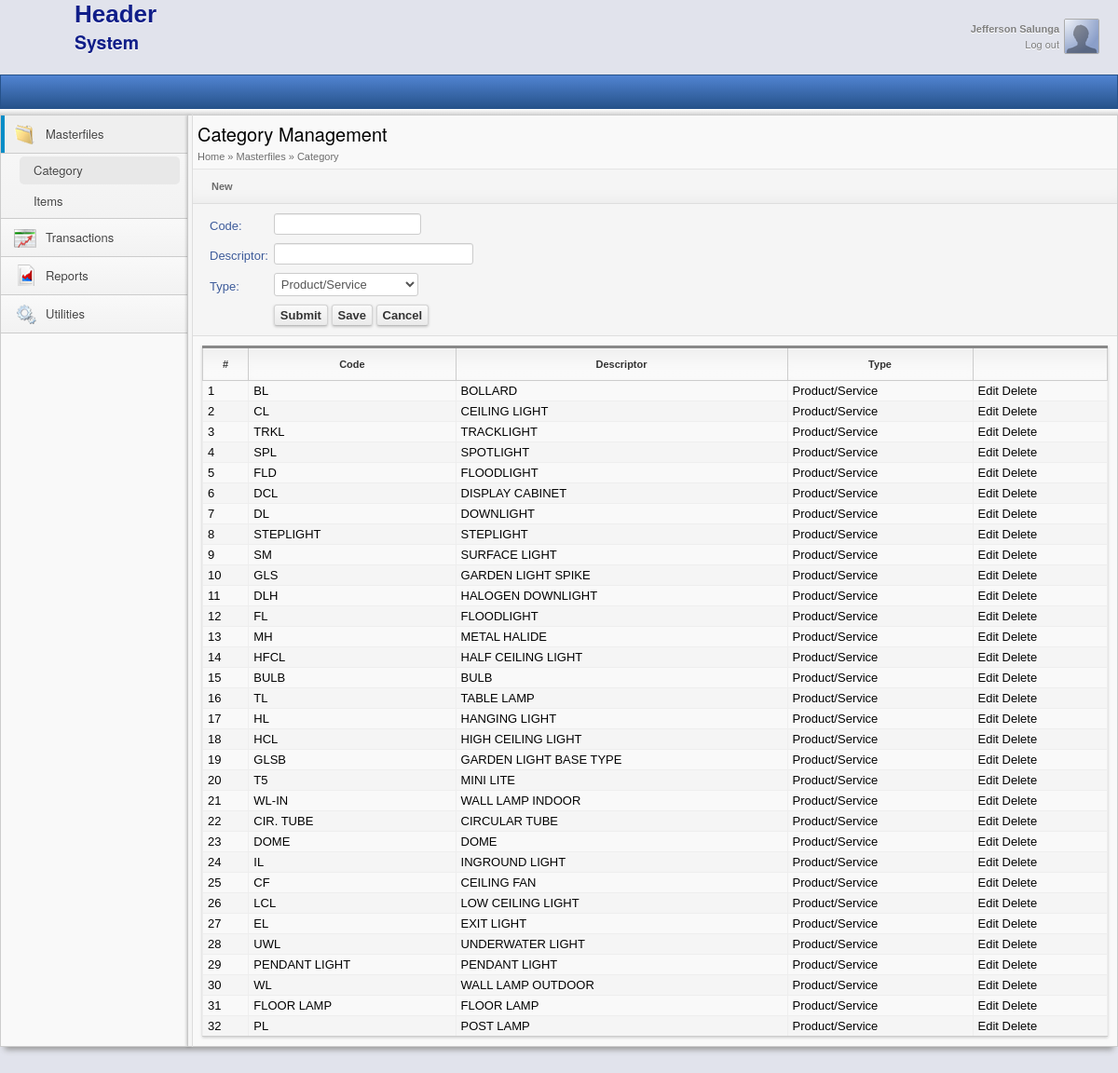
Screenshot of /www/masterfiles/category_0.php with the database file from the repository.
### tables this page shows
CREATE TABLE `category` (
  `code` char(20) DEFAULT '',
  `descriptor` char(50) DEFAULT '',
  `type` tinyint(4) DEFAULT '0',
  `id` char(32) NOT NULL,
  PRIMARY KEY (`id`),
  UNIQUE KEY `CODE` (`code`),
  KEY `DESCRIPTOR` (`descriptor`)
);

### classes/database.php (called while the page is built, shortened)
<?php
class MySQLDatabase {
	private $connection;
	public function open_connection() {
		$this->connection = mysql_connect(DB_SERVER, DB_USER, DB_PASS);
		if (!$this->connection) {
			die("Database connection failed: " . mysql_error());
		} else {
			$db_select = mysql_select_db(DB_NAME, $this->connection);
		}
	}
	public function query($sql) {
		$result = mysql_query($sql, $this->connection);
		return $result;
	}
  public function fetch_array($result_set) {
    return mysql_fetch_array($result_set);
  }
}
$database = new MySQLDatabase();
?>

### classes/database_object.php (called while the page is built, shortened)
<?php
require_once(ROOT.DS.'classes'.DS.'database.php');
class DatabaseObject {
	protected static $table_name="category";
	protected static $db_fields = array('id', 'code', 'descriptor', 'type');
	public static function find_all($order=NULL) {
		if(empty($order) || $order==NULL) {
			return static::find_by_sql("SELECT * FROM ".static::$table_name);
		} else {
			return static::find_by_sql("SELECT * FROM ".static::$table_name." ".$order);
		}
  	}
  	public static function find_by_sql($sql="") {
            global $database;
            $result_set = $database->query($sql);
            $object_array = array();
            while ($row = $database->fetch_array($result_set)) {
                $object_array[] = static::instantiate($row);
            }
            return $object_array;
        }
	private static function instantiate($record) {
        $object = new $class_object;
		foreach($record as $attribute=>$value){
		  if($object->has_attribute($attribute)) {
		    $object->$attribute = $value;
		  }
		}
		return $object;
	}
	private function has_attribute($attribute) {
	  return array_key_exists($attribute, $this->attributes());
	}
	protected function attributes() {
	  $attributes = array();
	  foreach(static::$db_fields as $field) {
	    if(property_exists($this, $field)) {
	      $attributes[$field] = $this->$field;
	    }
	  }
	  return $attributes;
	}
}
?>

### classes/model/class.category.php (called while the page is built, shortened)
<?php
require_once(ROOT.DS.'classes'.DS.'database.php');
class Category extends DatabaseObject{
	public $type;
	public function get_type_name() {
		if($this->type == 1) {
			return 'Product/Service';
		} else {
			return 'Expense';
		}
	}
}

### www/masterfiles/category_0.php (the view, shortened to what this page needs)
<!DOCTYPE html>
<html lang="en-ph">
<head>
<link rel="stylesheet" href="../css/bootstrap.css">
<link rel="stylesheet" href="../css/globals.css">
<link rel="stylesheet" href="../css/styles.css">
</head>
<body>
<div id="container">
	<header>
    	<div id="h-main">
			<div id="h-main-logo">
                <img src="../images/75x75.png" />
                <h1>Header</h1>
                <h2>System</h2>
            </div>
            <div id="h-main-user">
                <div>
                    <a href="#">Jefferson Salunga</a>
                    <a href="../../logout" class="logout">Log out</a>
                </div>
                <img src="../images/silhouette36.png" >
            </div>
        </div>
        <div style="clear: both; "/>
        <div id="h-nav">
        	<div id="h-nav-container"></div>
        </div>
        <div id="h-subnav">
        	<div id="h-subnav-container"></div>
        </div>
	</header>
    <div id="content">
    	<table>
        <tbody>
        	<tr>
            	<td>
                   	<nav class="main-nav">
          				<div id="menu1" class="nav active">
                        	<div class="bb">
	                        	<div class="Sj"></div>
								<div class="yb"></div>
								<div class="kk">Masterfiles</div>
                          	</div>
                            <ul class="fd">
                            	<li class="active"><a href="category">Category</a></li>
                                <li><a href="item">Items</a></li>
                            </ul>
                        </div>
                        <div id="menu2" class="nav">
                        	<div class="bb">
	                            <div class="Sj"></div>
								<div class="yb"></div>
								<div class="kk">Transactions</div>
                           	</div>
                        </div>
                        <div id="menu3" class="nav">
                        	<div class="bb">
	                        	<div class="Sj"></div>
								<div class="yb"></div>
								<div class="kk">Reports</div>
                           	</div>
                        </div>
                        <div id="menu4" class="nav">
                        	<div class="bb">
	                        	<div class="Sj"></div>
								<div class="yb"></div>
								<div class="kk">Utilities</div>
                            </div>
                        </div>
                   	</nav>
                </td>
                <td></td>
				<td>
                	<div id="c-content">
                    	<header>
                    		<h1>Category Management</h1>
                        </header>
                        <div id="breadcrum">
                        	<ul>
                            	<li><a href="#">Home</a></li>
                                <li><a href="#">Masterfiles</a></li>
                                <li>Category</li>
                            </ul>
                        </div>
                        <div id="c-content-toolbar">
                        	<button  id="frm-category-new" class="toolbar-minibutton" type="button" data-toggle="modal" data-target="#mdl-frm-category">New</button>
                        </div>
                        <div id="c-frm-container">
                        	<form id="frm-category" name="frm-category" class="table-model" data-table="category" action="" method="post">
                            	<table cellpadding="0" cellspacing="0" border="0">
                                	<tbody>
                                    	<tr>
                                        	<td><label for="code">Code:</label></td>
                                            <td><input type="text" id="code" name="code" maxlength="20" required /></td>
                                        </tr>
                                        <tr>
                                        	<td><label for="descriptor">Descriptor:</label></td>
                                            <td><input type="text" id="descriptor" name="descriptor" maxlength="50" /></td>
                                        </tr>
                                        <tr>
                                        	<td><label for="type">Type:</label></td>
                                            <td>
                                            	<select id="type" name="type" style="width:155px;">
                                            		<option value="1">Product/Service</option>
                                            	</select>
                                            </td>
                                        </tr>
                                        <tr>
                                        	<td></td>
                                            <td>
                                            	<button id="frm-btn-submit" class="minibutton">Submit</button>
				                            	<button id="frm-btn-save" class="minibutton" type="button">Save</button>
				                    			<button id="frm-btn-cancel" class="minibutton" type="button">Cancel</button>
                                            </td>
                                        </tr>
                                    </tbody>
                                </table>
                            </form>
                        </div>
                        <div id="c-content-tb-data">
                        	<table class="tb-category tb-data" bordercolor="#ccc" border="1">
                            	<thead>
                                	<tr>
										<th>#</th>
                                        <th>Code</th>
                                        <th>Descriptor</th>
                                        <th>Type</th>
                                        <th>&nbsp;</th>
                                    </tr>
                                </thead>
                                <?php
									$categories = Category::find_all();
								?>
                                <tbody>
                                <?php
									$ctr = 1;
									foreach($categories as $category) {
										echo "<tr id=".$category->id." data-id=".$category->id.">";
										echo "<td>".$ctr."</td>";
										echo "<td>".$category->code."</td>";
										echo "<td>".$category->descriptor."</td>";
										echo "<td>".$category->get_type_name()."</td>";
										echo "<td>";
										echo "<a class=\"edit\" data-id=\"".$category->id."\" data-table=\"category\" href=\"#\">Edit</a> ";
										echo "<a class=\"delete\" data-id=\"".$category->id."\" data-table=\"category\" href=\"#\">Delete</a>";
										echo "</td>";
										echo "</tr>";
										$ctr++;
									}
								?>
                                </tbody>
                            </table>
                        </div>
                    </div>
                </td>
            </tr>
        </tbody>
        </table>
    </div>
</div>
</body>
</html>

### www/css/styles.css (style rules this page uses)
label { color: #3B5998; }
#c-frm-container { background-color:#F5F5F5; border-bottom: 1px solid #dedede; padding: 10px; -moz-transition: all 300ms ease-in-out; -webkit-transition: all 300ms ease-in-out; transition: all 300ms ease-in-out; }
.table-model * { font-family: "lucida grande",tahoma,verdana,arial,sans-serif; font-size: 13px; }
.table-model { margin:0px; }
.table-model label { color: #3B5998; display: inline-block; text-indent:5px; }
.table-model table td { padding:0 3px; }
.table-model table td input, select, textarea { padding: 3px; line-height:normal; height:auto; display: -webkit-inline-flex; }
#code { width:150px; }
.minibutton { border-radius: 3px 3px 3px 3px; cursor: pointer; font-family: Helvetica,arial,freesans,clean,sans-serif; font-size: 13px; font-weight: bold; padding: 3px 6px; position: relative; background: -moz-linear-gradient(#FAFAFA, #EAEAEA) repeat scroll 0 0 transparent; background: -webkit-linear-gradient(#FAFAFA, #EAEAEA) repeat scroll 0 0 transparent; background: -webkit-linear-gradient(top, #fafafa 0%,#eaeaea 100%); border-color: #D4D4D4 #D4D4D4 #BCBCBC; border-style: solid; border-width: 1px; color: #333333; text-shadow: 0 1px 0 #FFFFFF; box-shadow: 0 1px 3px rgba(0, 0, 0, 0.2); }
.toolbar-minibutton { border-radius: 3px 3px 3px 3px; cursor: pointer; font-size: 11px; font-weight: bold; padding: 3px 10px; color: #6C6C6C; background-color:transparent; font-family: Helvetica,sans-serif; }

### rows the page displays
category: code "BL", descriptor "BOLLARD", type "Product/Service"
category: code "CL", descriptor "CEILING LIGHT", type "Product/Service"
category: code "TRKL", descriptor "TRACKLIGHT", type "Product/Service"
category: code "SPL", descriptor "SPOTLIGHT", type "Product/Service"
category: code "FLD", descriptor "FLOODLIGHT", type "Product/Service"
category: code "DCL", descriptor "DISPLAY CABINET", type "Product/Service"
category: code "DL", descriptor "DOWNLIGHT", type "Product/Service"
category: code "STEPLIGHT", descriptor "STEPLIGHT", type "Product/Service"
category: code "SM", descriptor "SURFACE LIGHT", type "Product/Service"
category: code "GLS", descriptor "GARDEN LIGHT SPIKE", type "Product/Service"
category: code "DLH", descriptor "HALOGEN DOWNLIGHT", type "Product/Service"
category: code "FL", descriptor "FLOODLIGHT", type "Product/Service"
category: code "MH", descriptor "METAL HALIDE", type "Product/Service"
category: code "HFCL", descriptor "HALF CEILING LIGHT", type "Product/Service"
category: code "BULB", descriptor "BULB", type "Product/Service"
category: code "TL", descriptor "TABLE LAMP", type "Product/Service"
category: code "HL", descriptor "HANGING LIGHT", type "Product/Service"
category: code "HCL", descriptor "HIGH CEILING LIGHT", type "Product/Service"
category: code "GLSB", descriptor "GARDEN LIGHT BASE TYPE", type "Product/Service"
category: code "T5", descriptor "MINI LITE", type "Product/Service"
category: code "WL-IN", descriptor "WALL LAMP INDOOR", type "Product/Service"
category: code "CIR. TUBE", descriptor "CIRCULAR TUBE", type "Product/Service"
category: code "DOME", descriptor "DOME", type "Product/Service"
category: code "IL", descriptor "INGROUND LIGHT", type "Product/Service"
category: code "CF", descriptor "CEILING FAN", type "Product/Service"
category: code "LCL", descriptor "LOW CEILING LIGHT", type "Product/Service"
category: code "EL", descriptor "EXIT LIGHT", type "Product/Service"
category: code "UWL", descriptor "UNDERWATER LIGHT", type "Product/Service"
category: code "PENDANT LIGHT", descriptor "PENDANT LIGHT", type "Product/Service"
category: code "WL", descriptor "WALL LAMP OUTDOOR", type "Product/Service"
category: code "FLOOR LAMP", descriptor "FLOOR LAMP", type "Product/Service"
category: code "PL", descriptor "POST LAMP", type "Product/Service"
